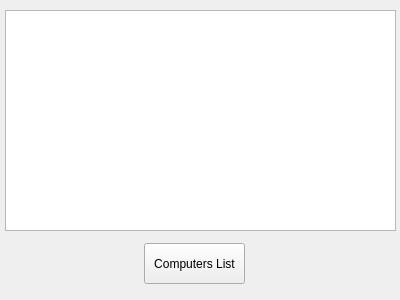
<?xml version="1.0" encoding="UTF-8"?>
<ui version="4.0">
 <class>computerslist</class>
 <widget class="QWidget" name="computerslist">
  <property name="geometry">
   <rect>
    <x>0</x>
    <y>0</y>
    <width>400</width>
    <height>300</height>
   </rect>
  </property>
  <property name="windowTitle">
   <string>Form</string>
  </property>
  <widget class="QTableView" name="tableView">
   <property name="geometry">
    <rect>
     <x>5</x>
     <y>10</y>
     <width>391</width>
     <height>221</height>
    </rect>
   </property>
  </widget>
  <widget class="QPushButton" name="pushButton">
   <property name="geometry">
    <rect>
     <x>144</x>
     <y>243</y>
     <width>101</width>
     <height>41</height>
    </rect>
   </property>
   <property name="text">
    <string>Computers List</string>
   </property>
  </widget>
 </widget>
 <resources/>
 <connections/>
</ui>
